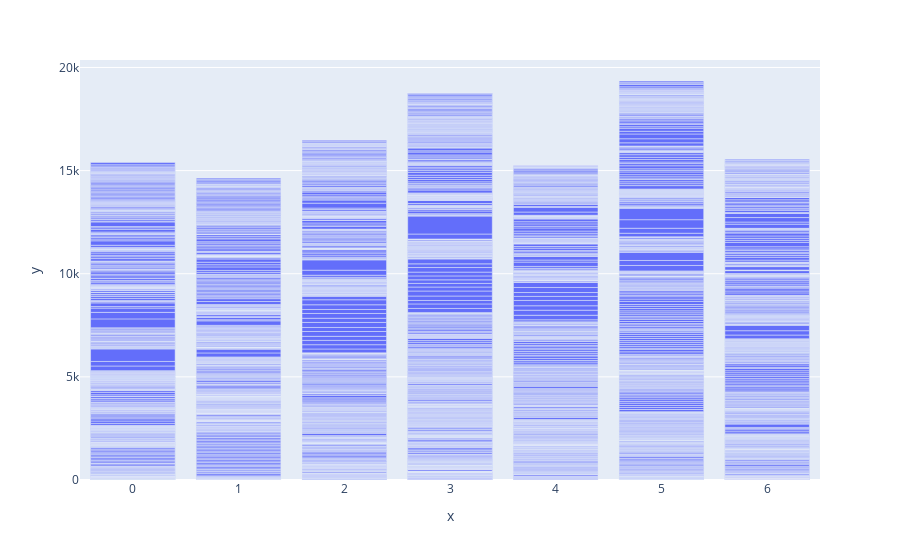

This figure's notebook cell:
### Code cell
px.bar(df[df["played_duration"]>0],#.groupby(['playback_completion_date'].dt.dayofweek),
       x=df['playback_completion_date'].dt.dayofweek, 
       y=df["played_duration"]/1000/60
      )

### Figure 1 — Plotly figure (JSON) as saved in the notebook; plotly's stock layout.template omitted (floating-point values rounded to 4 significant figures; data arrays with more than 128 entries replaced by an {"elided": "..."} marker saying what was removed)
{"data": [{"alignmentgroup": "True", "hovertemplate": "x=%{x}<br>y=%{y}<extra></extra>", "legendgroup": "", "marker": {"color": "#636efa", "pattern": {"shape": ""}}, "name": "", "offsetgroup": "", "orientation": "v", "showlegend": false, "textposition": "auto", "type": "bar", "x": {"elided": "41891 int values"}, "xaxis": "x", "y": {"elided": "41891 float values"}, "yaxis": "y"}], "layout": {"autosize": true, "barmode": "relative", "legend": {"tracegroupgap": 0}, "margin": {"t": 60}, "xaxis": {"anchor": "y", "autorange": true, "domain": [0, 1], "range": [-0.5, 6.5], "title": {"text": "x"}, "type": "linear"}, "yaxis": {"anchor": "x", "autorange": true, "domain": [0, 1], "range": [0, 20360.0], "title": {"text": "y"}, "type": "linear"}}}
